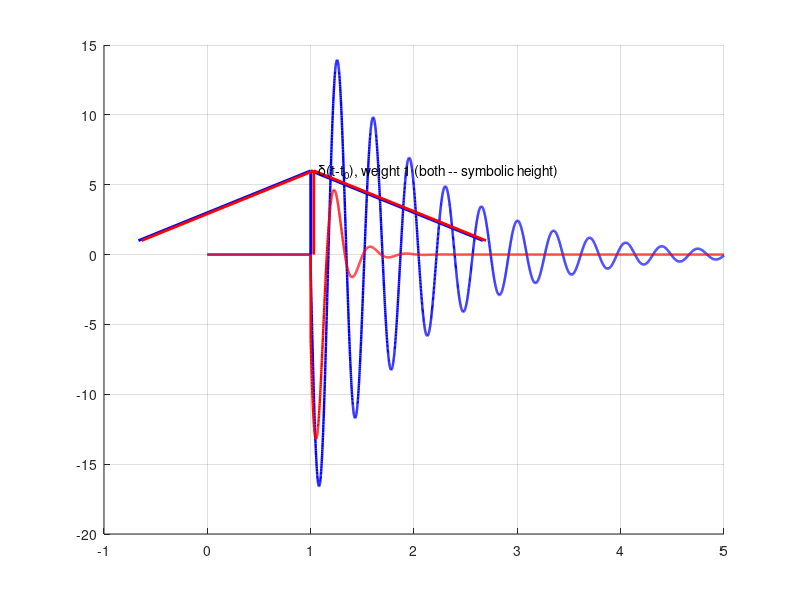

Write MATLAB code to recreate this figure. (Note: this script raises an error after producing the figure.)
%% compareSZeroSmallLargeP.m
% Compares the impulse response of two systems with a zero at the
% origin (relative degree 0 -- direct feedthrough):
%   s/(s+p+j*W)   -- small decay rate p
%   s/(s+P+j*W)   -- large decay rate P
% Using s/(s+a) = 1 - a/(s+a): the impulse response is
%   g(t) = delta(t-t0) - a*exp(-a*(t-t0))*u(t-t0)
% The delta term has weight exactly 1 in BOTH cases (an unavoidable
% instantaneous full-strength pass-through of the impulsive input,
% independent of p/P/W -- the "no high-frequency roll-off" signature of
% a zero at the origin) and is drawn as a vertical arrow, since a true
% Dirac delta can't be plotted as a finite curve. The REMAINING smooth
% tail, Re{-a*exp(-a*tau)} = -exp(-p*tau)*(p*cos(W*tau)+W*sin(W*tau)),
% is what actually depends on the pole location and is plotted as a
% continuous curve.

clear; clc;
scriptDir = fileparts(mfilename('fullpath'));
addpath(scriptDir);

p = 1;    % small decay rate
P = 6;    % large decay rate
W = 18;   % angular frequency [rad/s], shared by both cases
t0 = 1;   % time of the impulse

t = linspace(0, 5, 5000)';
tau = t - t0;
u = tau >= 0;

tail_p = u .* (-exp(-p*tau) .* (p*cos(W*tau) + W*sin(W*tau)));
tail_P = u .* (-exp(-P*tau) .* (P*cos(W*tau) + W*sin(W*tau)));

figure('Color','w','Name','s/(s+p+jW) vs s/(s+P+jW) impulse response');
hold on; grid on;
plot(t, tail_p, 'b-', 'LineWidth', 1.75, 'DisplayName', sprintf('s/(s+p+j\\Omega) tail: p=%g, \\Omega=%g', p, W));
plot(t, tail_P, 'r-', 'LineWidth', 1.75, 'DisplayName', sprintf('s/(s+P+j\\Omega) tail: P=%g, \\Omega=%g', P, W));
% Delta arrows at t0, weight 1 in both cases -- drawn at a fixed
% SYMBOLIC height (a true Dirac delta has infinite height/zero width,
% so this is not to scale against the tail, just a marker for "a unit
% impulse occurs here")
arrowHeight = 6;
quiver(t0, 0, 0, arrowHeight, 0, 'b', 'LineWidth', 2, 'MaxHeadSize', 0.5, 'HandleVisibility', 'off');
quiver(t0+0.03, 0, 0, arrowHeight, 0, 'r', 'LineWidth', 2, 'MaxHeadSize', 0.5, 'HandleVisibility', 'off');
text(t0+0.08, arrowHeight, '\delta(t-t_0), weight 1 (both -- symbolic height)', 'FontSize', 10);
yline(0, 'k:', 'HandleVisibility', 'off');
xlabel('Time [s]');
ylabel('y(t)');
title(sprintf('Impulse response (impulse at t=%g s): s/(s+p+j\\Omega) vs s/(s+P+j\\Omega)', t0));
legend('Location','best');
ylim([-20, 18]);
set(gca, 'FontSize', 12);

exportgraphics(gcf, fullfile(scriptDir, 'SZero_smallLargeP.png'));
fprintf('Saved plot to SZero_smallLargeP.png\n');
